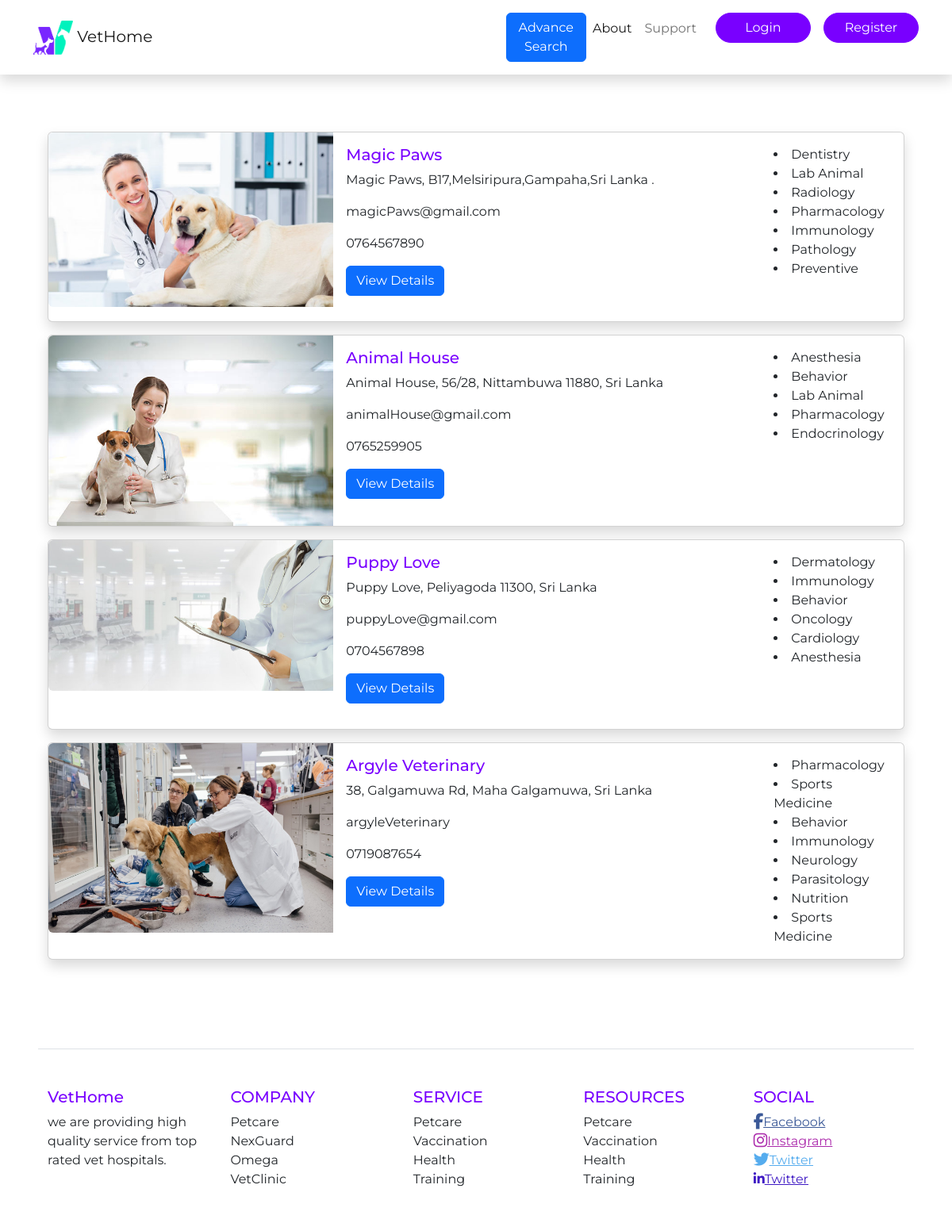
Page /selectHospital.php?H_district=Gampaha on the committed database.
### tables this page shows
CREATE TABLE `hospital` (
  `Hospital_id` int(6) NOT NULL,
  `H_name` varchar(50) NOT NULL,
  `H_address` varchar(150) NOT NULL,
  `H_city` varchar(30) NOT NULL,
  `H_district` text NOT NULL,
  `H_email` varchar(30) NOT NULL,
  `H_phoneNumber` int(10) NOT NULL,
  `Num_slotsPerDay` int(30) NOT NULL,
  `About_us` text NOT NULL,
  `Facilities` text NOT NULL,
  `image_main` varchar(200) NOT NULL,
  `status` varchar(50) DEFAULT NULL,
  `requestActivation` varchar(20) DEFAULT NULL
);

CREATE TABLE `specialfacilities` (
  `sp_id` int(11) NOT NULL,
  `Hospital_id` int(6) NOT NULL,
  `specialArea` varchar(50) NOT NULL
);

### functions.php (called while the page is built, shortened)
<?php
function loggedin(){
    if(isset($_SESSION['id'])&&!empty($_SESSION['id'])){
        return true;
    }else{
        return false;
    }
}
?>

### web/selectHospital.php (the view, shortened to what this page needs)
<?php
require '../database_connector.php';
require '../functions.php';
  $district=$_GET['H_district'];
  $filteredHospitals=array();
?>
<!DOCTYPE html>
<html lang="en">
<head>
  <link rel="stylesheet" href="./bootstrap/dist/css/bootstrap.css">
  <link rel="stylesheet" href="index.css">
</head>
<body>
          <nav class="navbar navbar-expand-lg shadow">
            <div class="container mt-2 mb-2">
              <a class="navbar-brand" href="index.php"> <img src="./img/logo.png" alt="brand" width="50" height="43" > VetHome</a>
              <div class="collapse navbar-collapse ms-3" id="navMenu">
                <ul class="navbar-nav ms-3">
                <button type="button" class="btn btn-primary" data-bs-toggle="modal" data-bs-target="#myModal">
                   Advance Search
                  </button>
                  <li class="nav-item">
                    <a class="nav-link active" aria-current="page" href="#">About</a>
                  </li>
                  <li class="nav-item">
                    <a class="nav-link" href="../ContactUs.php">Support</a>
                  </li>
                  <?php
                  if(loggedin()){
                   echo "<form method='post'>
                       <input class='btn btn-primary btn-main btn-main-w ms-3' type='submit' name='user' class='button' value='User Profile' />
                    </form>
                    <form method='post'>
                    <input class='btn btn-primary btn-main btn-main-w ms-3' type='submit' name='logout' class='button' value='Logout' />
                   </form>";
                  }else{
                     echo " <form method='post'>
                         <input class='btn btn-primary btn-main btn-main-w ms-3' type='submit' name='login' class='button' value='Login' />
                     </form>
                     <form method='post'>
                          <input class='btn btn-primary btn-main btn-main-w ms-3' type='submit' name='register' class='button' value='Register' />
                    </form>";
                  }
                  ?>
                </ul>
              </div>
            </div>
          </nav>
    <section class="p-5 mt-4">
        <div class="container">
        <?php
        if(empty($filteredHospitals)){
          $query="SELECT * FROM `hospital` WHERE `H_district` = '$district' AND status='activated'";
          if($query_run = mysqli_query($con,$query)){
              while ($row = mysqli_fetch_assoc($query_run)){
                $image = $row['image_main'];
                $hospital_ID = $row['Hospital_id'];
                  ?>
                  <div class="col">
                      <div class="card mb-3 shadow" style="max-width: 100%;">
                          <div class="row g-0">
                            <div class="col-md-4">
                              <img src="../hospital/<?php echo $image; ?>" class="img-fluid rounded-start" alt="hospital image">
                            </div>
                            <div class="col-md-6">
                              <div class="card-body">
                                <h5 class="card-title"><?php echo $row['H_name']; ?></h5>
                                <p class="card-text"><?php echo $row['H_address']; ?>
                                <p class="card-text"><?php echo $row['H_email']; ?></p>
                                <p class="card-text">0<?php echo $row['H_phoneNumber']; ?></p>
                                <p><a href="singleHospital.php?Hospital_id='<?php echo $row['Hospital_id']; ?>'" class="btn btn-primary">View Details</a></p>
                              </div>
                            </div>
                            <div class="col-md-2">
                            <div class="p-3">
                          <?php
                              $query2="SELECT * FROM `specialfacilities` WHERE `Hospital_id` = $hospital_ID";
                              $query_run2 = mysqli_query($con,$query2);
                              while ($row2 = mysqli_fetch_assoc($query_run2)){
                                $spArea = $row2['specialArea'];
                                echo "<li>$spArea</li>";
                              }
                          ?>
                              </div>
                            </div>
                          </div>
                        </div>
                        </div>
                  <?php
              }
          }else{
            echo "<script type='text/javascript'>alert('Database Error ');</script>";
          }
      }
    ?>
        </div>
    </section>
          <section class="p-5 ">
            <div class="container border-top">
              <div class="row text-left mt-5 mb-5 justify-content-between">
                <div class="col-md">
                  <h5>VetHome</h5>
                  <p class="text-sm-start">
                    we are providing high quality service from top rated vet hospitals.
                  </p>
                </div>
                <div class="col-md ms-3">
                  <h5>COMPANY</h5>
                  <p>Petcare
                    <br>NexGuard
                    <br>Omega
                    <br>VetClinic
                  </p>
                </div>
                <div class="col-md ms-3">
                  <h5>SERVICE</h5>
                  <p>Petcare
                    <br>Vaccination
                    <br>Health
                    <br>Training
                  </p>
                </div>
                <div class="col-md">
                  <h5>RESOURCES</h5>
                  <p>Petcare
                    <br>Vaccination
                    <br>Health
                    <br>Training
                  </p>
                </div>
                <div class="col-md">
                  <h5>SOCIAL</h5>
                  <p><a style="color: #3b5998;" href="#!" role="button"><i class="fab fa-facebook-f fa-lg"></i>Facebook</a>
                    <br><a style="color: #ac2bac;" href="#!" role="button"><i class="fab fa-instagram fa-lg"></i>Instagram</a>
                    <br><a style="color: #55acee;" href="#!" role="button"><i class="fab fa-twitter fa-lg"></i>Twitter</a>
                    <br><a style="color: #3f1ac4;" href="#!" role="button"><i class="fab fa-linkedin-in"></i>Twitter</a>
                  </p>
                </div>
              </div>
            </div>
          </section>
</body>
</html>

### web/index.css (style rules this page uses)
h5 { color: #7900FF; }
.btn-main { background-color: #7900FF; border-color: #7900FF; border-radius: 2rem; }
.btn-main-w { width:120px; }

### rows in the picture
hospital: image_main (picture), H_name "Magic Paws", H_address "Magic Paws, B17,Melsiripura,Gampaha,Sri Lanka .", H_email "magicPaws@gmail.com", H_phoneNumber "764567890"
specialfacilities: specialArea "Dentistry"
specialfacilities: specialArea "Lab Animal"
specialfacilities: specialArea "Radiology"
specialfacilities: specialArea "Pharmacology"
specialfacilities: specialArea "Immunology"
specialfacilities: specialArea "Pathology"
specialfacilities: specialArea "Preventive"
hospital: image_main (picture), H_name "Animal House", H_address "Animal House, 56/28, Nittambuwa 11880, Sri Lanka", H_email "animalHouse@gmail.com", H_phoneNumber "765259905"
specialfacilities: specialArea "Anesthesia"
specialfacilities: specialArea "Behavior"
specialfacilities: specialArea "Lab Animal"
specialfacilities: specialArea "Pharmacology"
specialfacilities: specialArea "Endocrinology"
hospital: image_main (picture), H_name "Puppy Love", H_address "Puppy Love, Peliyagoda 11300, Sri Lanka", H_email "puppyLove@gmail.com", H_phoneNumber "704567898"
specialfacilities: specialArea "Dermatology"
specialfacilities: specialArea "Immunology"
specialfacilities: specialArea "Behavior"
specialfacilities: specialArea "Oncology"
specialfacilities: specialArea "Cardiology"
specialfacilities: specialArea "Anesthesia"
hospital: image_main (picture), H_name "Argyle Veterinary", H_address "38, Galgamuwa Rd, Maha Galgamuwa, Sri Lanka", H_email "argyleVeterinary", H_phoneNumber "719087654"
specialfacilities: specialArea "Pharmacology"
specialfacilities: specialArea "Sports Medicine"
specialfacilities: specialArea "Behavior"
specialfacilities: specialArea "Immunology"
specialfacilities: specialArea "Neurology"
specialfacilities: specialArea "Parasitology"
specialfacilities: specialArea "Nutrition"
specialfacilities: specialArea "Sports Medicine"
